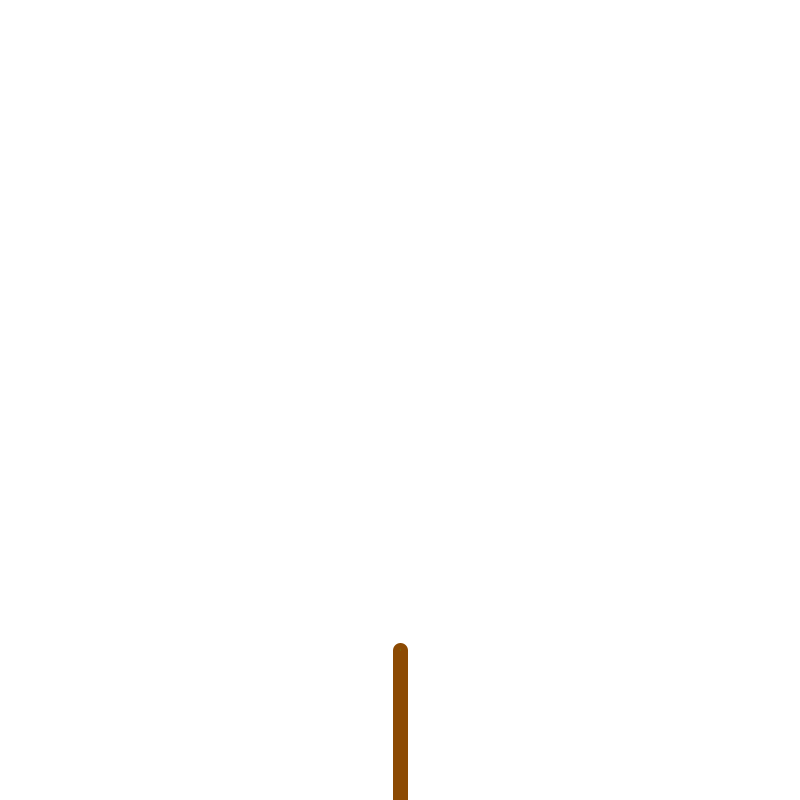
Frame 1 (no input)
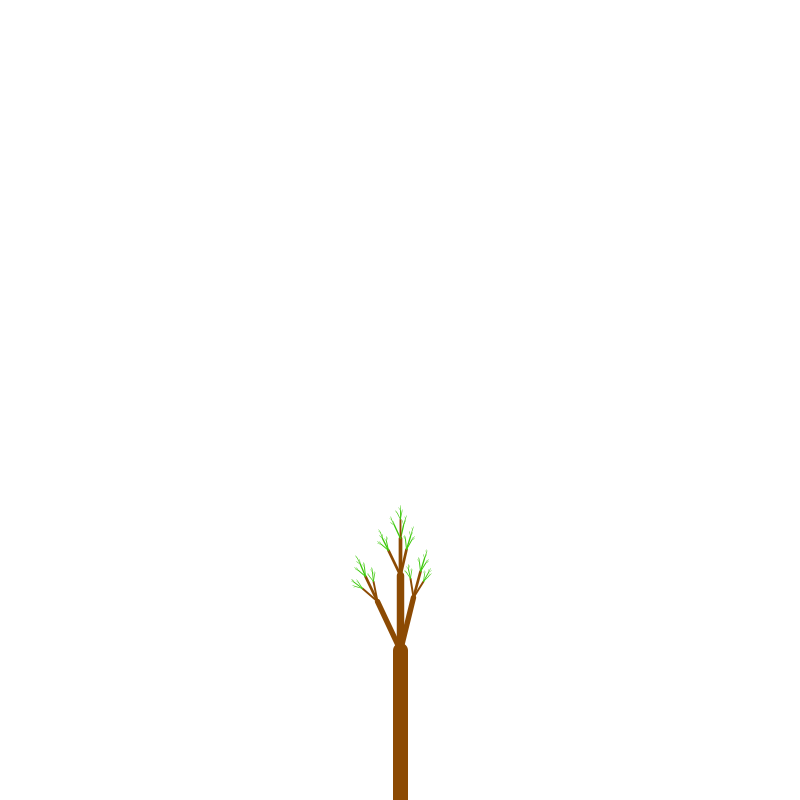
Frame 60 (the mouse pressed at the canvas centre just before this capture)
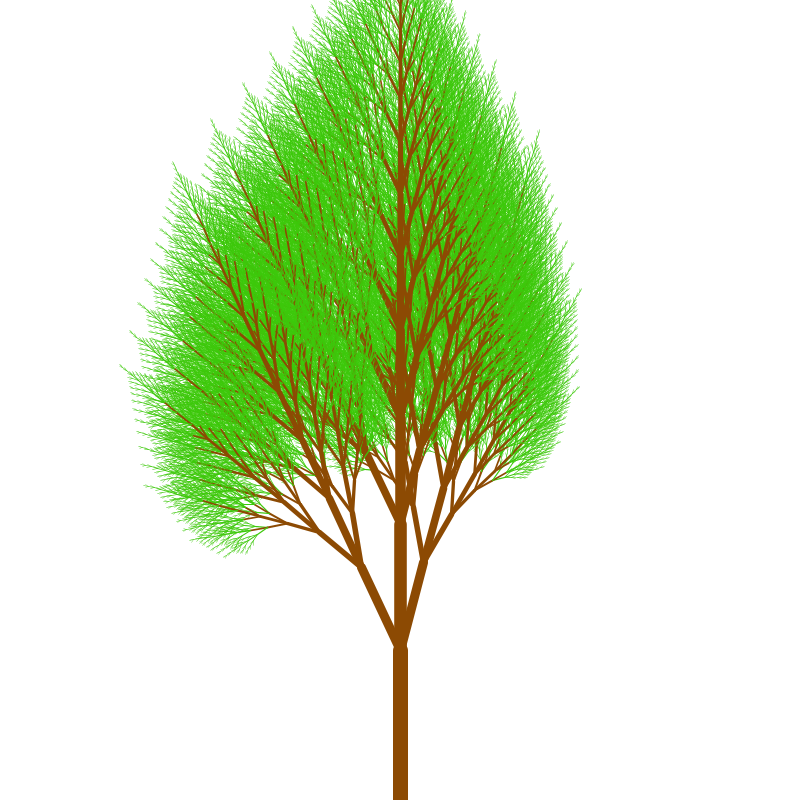
Frame 120 (the mouse held since frame 60 and released just before this capture)

The Processing sketch that drew these frames (run headless with seeded random() and noise(); from frame 60 on, the mouse is pressed at the canvas centre):

// Processing sketch: sketch_231225a
// ── sketch_231225a.pde
float b = 0.01;

void setup()
{
  //println(f(5));
  size(800,800);
}

void draw()
{
  background(255);
  dal(width/2,height,150,270);
  if(b<1)
  {
    b += 0.01f;
  }
}

void dal(float x, float y, float boy, float açı)
{
  stroke(60,200,10);
  if(boy>15)
  {
    stroke(140,74,3);
  }
  strokeWeight(boy/10);
  float a = PI/180 * açı;
  float uçx = x + cos(a) * boy;
  float uçy = y + sin(a) * boy;
  println(sin(a));
  line(x,y,uçx,uçy);
  
  if(boy>5)
  {
    float oran = 0.6;
    float a1 = 15;
    float a2 = 25;
    dal(uçx,uçy,boy * oran * b,açı + a1);//right
    dal(uçx,uçy,boy * 0.83 * b,açı);//midlle
    dal(uçx,uçy,boy * oran * b,açı - a2);//left
  }
}

/*int f(int n)
{
  int sonuc = 2;
  
  if(n>2)
  {
    sonuc = n * f(n-1);
  }
  return sonuc;
}*/
